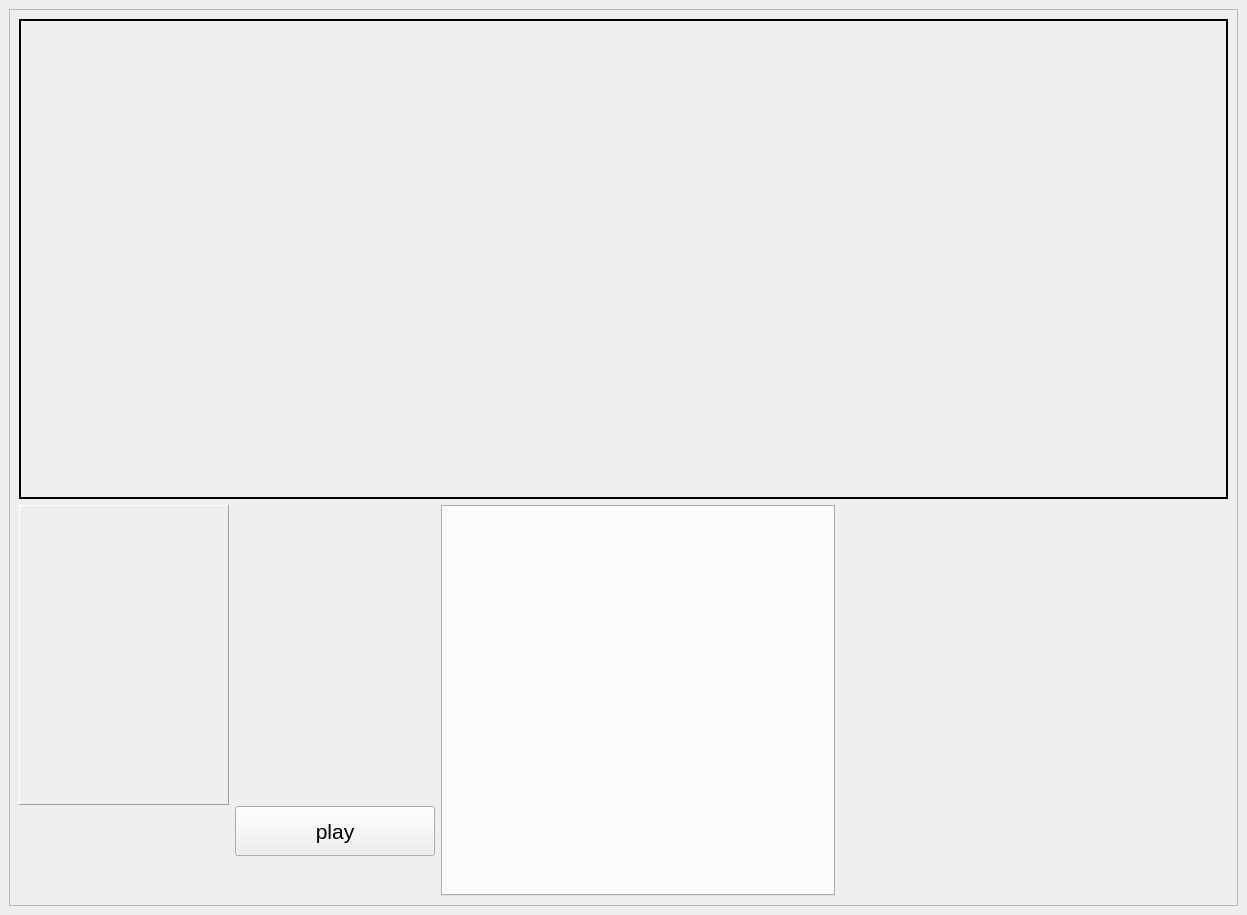
<?xml version="1.0" encoding="UTF-8"?>
<ui version="4.0">
 <class>media_widget</class>
 <widget class="QWidget" name="media_widget">
  <property name="geometry">
   <rect>
    <x>0</x>
    <y>0</y>
    <width>1247</width>
    <height>915</height>
   </rect>
  </property>
  <property name="windowTitle">
   <string>Form</string>
  </property>
  <layout class="QVBoxLayout" name="verticalLayout_2">
   <property name="spacing">
    <number>0</number>
   </property>
   <property name="leftMargin">
    <number>0</number>
   </property>
   <property name="topMargin">
    <number>0</number>
   </property>
   <property name="rightMargin">
    <number>0</number>
   </property>
   <property name="bottomMargin">
    <number>0</number>
   </property>
   <item>
    <widget class="QStackedWidget" name="media_stack">
     <property name="currentIndex">
      <number>0</number>
     </property>
     <widget class="QWidget" name="media_main">
      <layout class="QGridLayout" name="gridLayout_2">
       <item row="0" column="0">
        <widget class="QScrollArea" name="scrollArea">
         <property name="widgetResizable">
          <bool>true</bool>
         </property>
         <widget class="QWidget" name="scrollAreaWidgetContents_3">
          <property name="geometry">
           <rect>
            <x>0</x>
            <y>0</y>
            <width>1227</width>
            <height>895</height>
           </rect>
          </property>
          <layout class="QVBoxLayout" name="verticalLayout_9">
           <item>
            <widget class="QStackedWidget" name="player_stack">
             <property name="sizePolicy">
              <sizepolicy hsizetype="Expanding" vsizetype="Expanding">
               <horstretch>0</horstretch>
               <verstretch>0</verstretch>
              </sizepolicy>
             </property>
             <property name="minimumSize">
              <size>
               <width>640</width>
               <height>480</height>
              </size>
             </property>
             <property name="frameShape">
              <enum>QFrame::WinPanel</enum>
             </property>
            </widget>
           </item>
           <item>
            <layout class="QVBoxLayout" name="verticalLayout_10">
             <item>
              <layout class="QHBoxLayout" name="horizontalLayout_2">
               <item>
                <layout class="QVBoxLayout" name="verticalLayout">
                 <item>
                  <widget class="QLabel" name="poster">
                   <property name="sizePolicy">
                    <sizepolicy hsizetype="Fixed" vsizetype="Fixed">
                     <horstretch>0</horstretch>
                     <verstretch>0</verstretch>
                    </sizepolicy>
                   </property>
                   <property name="minimumSize">
                    <size>
                     <width>210</width>
                     <height>300</height>
                    </size>
                   </property>
                   <property name="frameShape">
                    <enum>QFrame::Panel</enum>
                   </property>
                   <property name="frameShadow">
                    <enum>QFrame::Raised</enum>
                   </property>
                   <property name="text">
                    <string notr="true"/>
                   </property>
                   <property name="scaledContents">
                    <bool>true</bool>
                   </property>
                   <property name="textInteractionFlags">
                    <set>Qt::NoTextInteraction</set>
                   </property>
                  </widget>
                 </item>
                 <item>
                  <spacer name="verticalSpacer_2">
                   <property name="orientation">
                    <enum>Qt::Vertical</enum>
                   </property>
                   <property name="sizeHint" stdset="0">
                    <size>
                     <width>20</width>
                     <height>40</height>
                    </size>
                   </property>
                  </spacer>
                 </item>
                </layout>
               </item>
               <item>
                <layout class="QVBoxLayout" name="verticalLayout_11">
                 <item>
                  <widget class="QLabel" name="title_lbl">
                   <property name="font">
                    <font>
                     <pointsize>18</pointsize>
                    </font>
                   </property>
                   <property name="text">
                    <string/>
                   </property>
                   <property name="alignment">
                    <set>Qt::AlignCenter</set>
                   </property>
                   <property name="wordWrap">
                    <bool>true</bool>
                   </property>
                   <property name="textInteractionFlags">
                    <set>Qt::LinksAccessibleByMouse|Qt::TextSelectableByMouse</set>
                   </property>
                  </widget>
                 </item>
                 <item>
                  <widget class="QLabel" name="story_lbl">
                   <property name="text">
                    <string/>
                   </property>
                   <property name="wordWrap">
                    <bool>true</bool>
                   </property>
                   <property name="textInteractionFlags">
                    <set>Qt::TextBrowserInteraction</set>
                   </property>
                  </widget>
                 </item>
                 <item>
                  <widget class="QLabel" name="tags_lbl">
                   <property name="text">
                    <string/>
                   </property>
                  </widget>
                 </item>
                 <item>
                  <widget class="QPushButton" name="play_btn">
                   <property name="enabled">
                    <bool>true</bool>
                   </property>
                   <property name="sizePolicy">
                    <sizepolicy hsizetype="Fixed" vsizetype="Fixed">
                     <horstretch>0</horstretch>
                     <verstretch>0</verstretch>
                    </sizepolicy>
                   </property>
                   <property name="minimumSize">
                    <size>
                     <width>200</width>
                     <height>50</height>
                    </size>
                   </property>
                   <property name="maximumSize">
                    <size>
                     <width>200</width>
                     <height>50</height>
                    </size>
                   </property>
                   <property name="font">
                    <font>
                     <pointsize>16</pointsize>
                    </font>
                   </property>
                   <property name="text">
                    <string>play</string>
                   </property>
                   <property name="shortcut">
                    <string>Ctrl+S</string>
                   </property>
                   <property name="autoDefault">
                    <bool>true</bool>
                   </property>
                   <property name="default">
                    <bool>false</bool>
                   </property>
                   <property name="flat">
                    <bool>false</bool>
                   </property>
                  </widget>
                 </item>
                 <item>
                  <spacer name="verticalSpacer">
                   <property name="orientation">
                    <enum>Qt::Vertical</enum>
                   </property>
                   <property name="sizeType">
                    <enum>QSizePolicy::Preferred</enum>
                   </property>
                   <property name="sizeHint" stdset="0">
                    <size>
                     <width>20</width>
                     <height>40</height>
                    </size>
                   </property>
                  </spacer>
                 </item>
                </layout>
               </item>
               <item>
                <widget class="QTabWidget" name="seasons_tabs"/>
               </item>
               <item>
                <spacer name="horizontalSpacer_6">
                 <property name="orientation">
                  <enum>Qt::Horizontal</enum>
                 </property>
                 <property name="sizeHint" stdset="0">
                  <size>
                   <width>40</width>
                   <height>20</height>
                  </size>
                 </property>
                </spacer>
               </item>
              </layout>
             </item>
            </layout>
           </item>
          </layout>
         </widget>
        </widget>
       </item>
      </layout>
     </widget>
    </widget>
   </item>
  </layout>
 </widget>
 <resources/>
 <connections/>
</ui>
